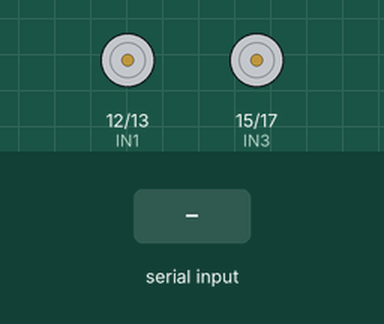
Recording of a sketch running on a simulated ESP32. On the bench: motor-driver pin pairs drawn as motors (green arrow = first pin HIGH = forward, orange = second pin HIGH = backward, longer = more drive). Inputs (shaded band) come from the test bench. Nothing arrives over Bluetooth unless stated.

Above: at 1.2 s.
1.3 s: "1" received over the second serial link
At 1.6 s:
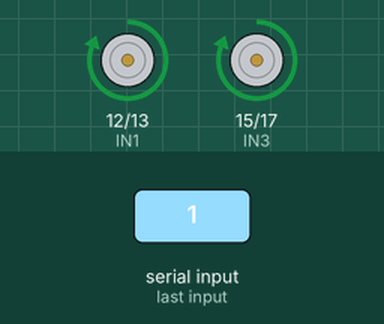
2.8 s: "2" received over the second serial link
At 4.0 s:
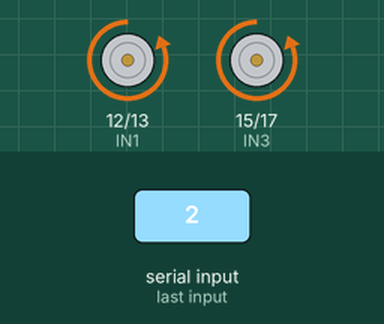
4.3 s: "3" received over the second serial link
At 5.1 s:
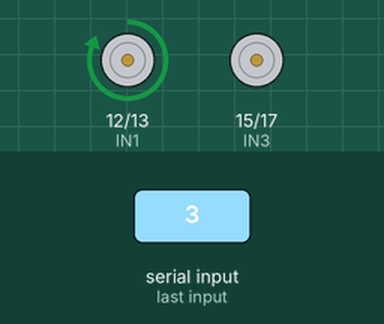
5.8 s: "4" received over the second serial link
At 6.3 s:
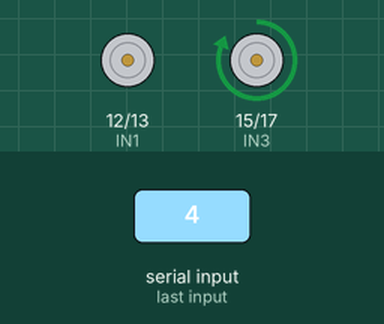
7.3 s: "0" received over the second serial link
At 8.6 s:
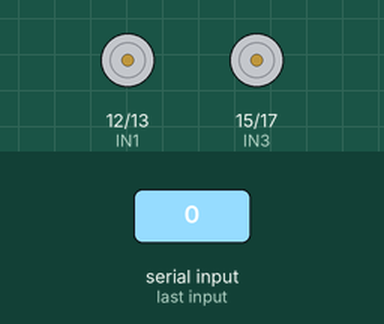
Timing chart, 0 to 9.8 s (numbered marks = the images above; inputs shaded):
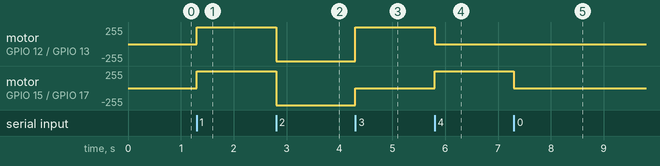

The sketch:

moving.ino
```cpp
#define IN1 12
#define IN2 13
#define IN3 15
#define IN4 17
#include <BluetoothSerial.h>
#include"BluetoothSerial.h"
BluetoothSerial BT;
void setup() {
  BT.begin("Clanker");
  pinMode(IN1, OUTPUT);
  pinMode(IN2, OUTPUT);
  pinMode(IN3, OUTPUT);
  pinMode(IN4, OUTPUT);
  Serial.begin(9600);
}

void loop() {
  // in 1+2 = motor1     in 3+4 = motor 2
  if(BT.available()) {
    char read = BT.read();

    if(read == '1') {
      forward();
    }
    else if(read =='2') {
      backward();
    }
    else if(read =='3') {
      right();
    }
    else if(read =='4') {
      left();
    }
    else {
    stop();
  }
}
}
void forward() {
  analogWrite(IN1, 255);
  analogWrite(IN2, 0);
  analogWrite(IN3, 255);
  analogWrite(IN4, 0);
}

void backward() {
  analogWrite(IN1, 0);
  analogWrite(IN2, 255);
  analogWrite(IN3, 0);
  analogWrite(IN4, 255);
}

void left() {
  analogWrite(IN1, 0);
  analogWrite(IN2, 0);
  analogWrite(IN3, 255);
  analogWrite(IN4, 0);
}

void right() {
  analogWrite(IN1, 255);
  analogWrite(IN2, 0);
  analogWrite(IN3, 0);
  analogWrite(IN4, 0);
}
void stop() {
  analogWrite(IN1, 0);
  analogWrite(IN2, 0);
  analogWrite(IN3, 0);
  analogWrite(IN4, 0);
}
```

Measured:
- after the input at 1.3 s, motor on GPIO 12 (IN1) / GPIO 13 (IN2), motor on GPIO 15 (IN3) / GPIO 17 (IN4): stopped → forward 255/255 at once
- after the input at 2.8 s, motor on GPIO 12 (IN1) / GPIO 13 (IN2), motor on GPIO 15 (IN3) / GPIO 17 (IN4): forward 255/255 → backward 255/255 at once
- after the input at 4.3 s, motor on GPIO 12 (IN1) / GPIO 13 (IN2): backward 255/255 → forward 255/255 at once; motor on GPIO 15 (IN3) / GPIO 17 (IN4): backward 255/255 → stopped at once
- after the input at 5.8 s, motor on GPIO 12 (IN1) / GPIO 13 (IN2): forward 255/255 → stopped at once; motor on GPIO 15 (IN3) / GPIO 17 (IN4): stopped → forward 255/255 at once
- after the input at 7.3 s, motor on GPIO 15 (IN3) / GPIO 17 (IN4): forward 255/255 → stopped at once
